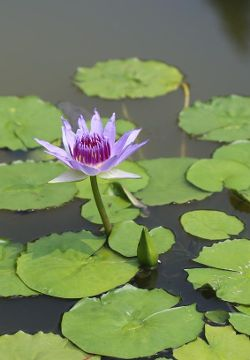
#> input picture resources/ex1.jpg, 250 x 360 px, found by its file name
$ python convolution.py
#> lines starting #> are read from the running program, lines starting #| are printed output that depends on the picture
import cv2
import numpy as np
img_path = 'resources/ex1.jpg'

img = cv2.imread(img_path)
#> img is the input picture: shape (360, 250, 3); mean B, G, R 90.7, 133.7, 118.2

height, width = img.shape[0], img.shape[1]
#> height = 360; width = 250

red_img = img[:, :, 2]
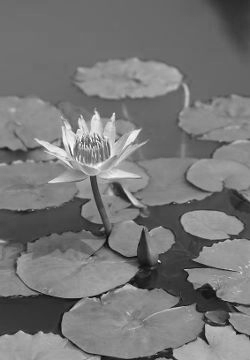
#> red_img: shape (360, 250); min 0, max 255, mean 118.2

# cv2.imshow('Red', red_img)
# cv2.waitKey(0)

sobel = [[1, 0, -1], [2, 0, -2], [1, 0, -1]]

def convolve(img, kernel):
    img_height = img.shape[0]
#> img_height = 360
    img_width = img.shape[1]
#> img_width = 250

    kernel_height = len(kernel)
    kernel_width = len(kernel[0])

    result = np.zeros((img_height, img_width))

    H = (kernel_height - 1) // 2
    W = (kernel_width - 1) // 2

    for i in range(H, img_height - H):
        for j in range(W, img_width - W):
            sum = 0
            for y in range(-H, H+1):
                for x in range(-W, W+1):
                    a = img[i+y][j+x]
                    b = kernel[H+y][W+x]
                    sum += a*b
            result[i][j] = sum/255
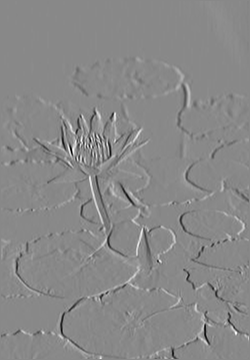
#> result: shape (360, 250) float64; min -2.53, max 2.18, mean -0.00043; drawn with min black and max white

    return result
result = convolve(red_img, sobel)
cv2.imshow('Convolve', result)
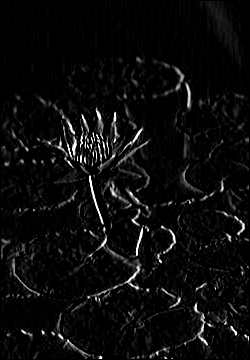
#> window 'Convolve': shape (360, 250); min 0, max 255, mean 11.5
cv2.waitKey(0)
